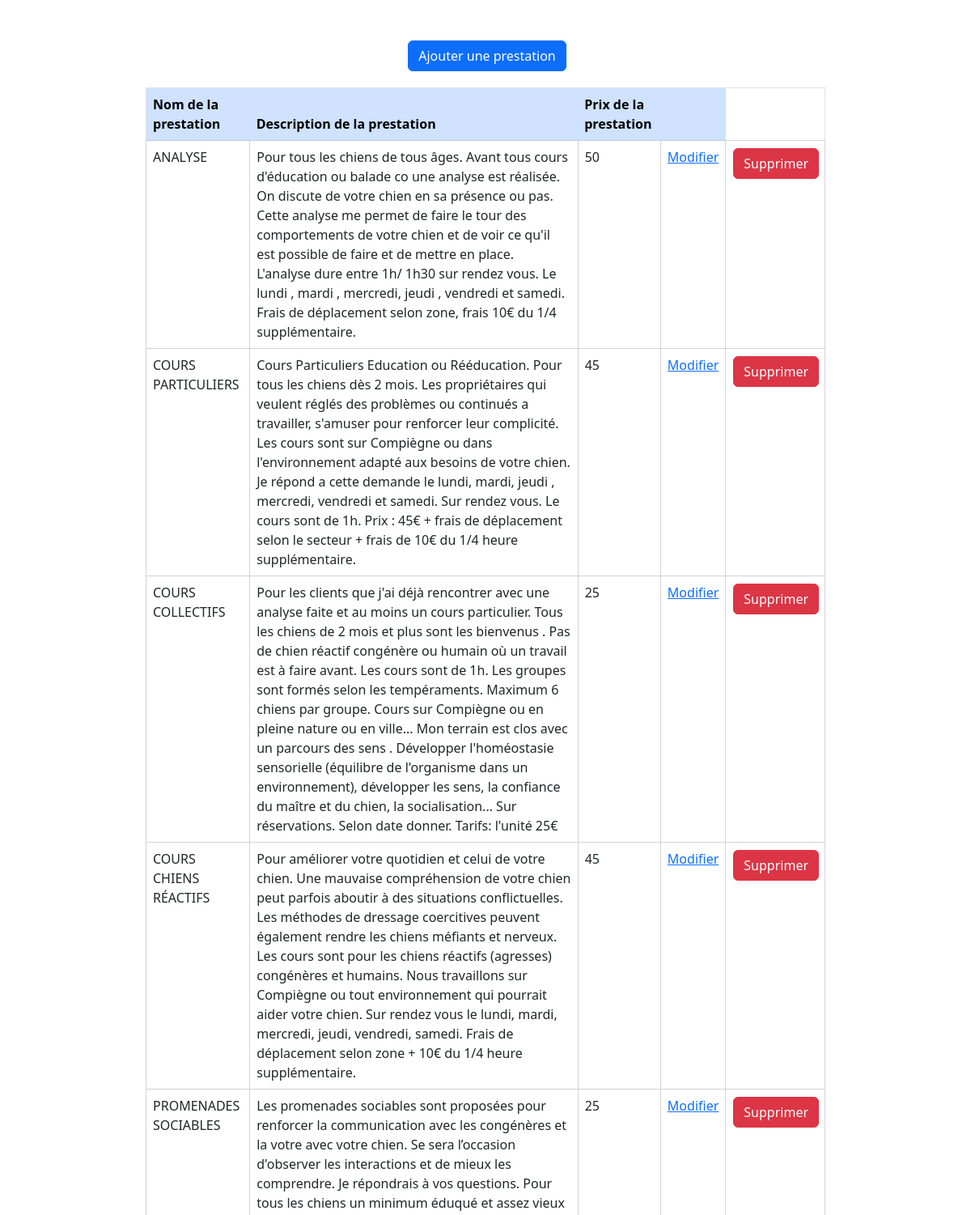
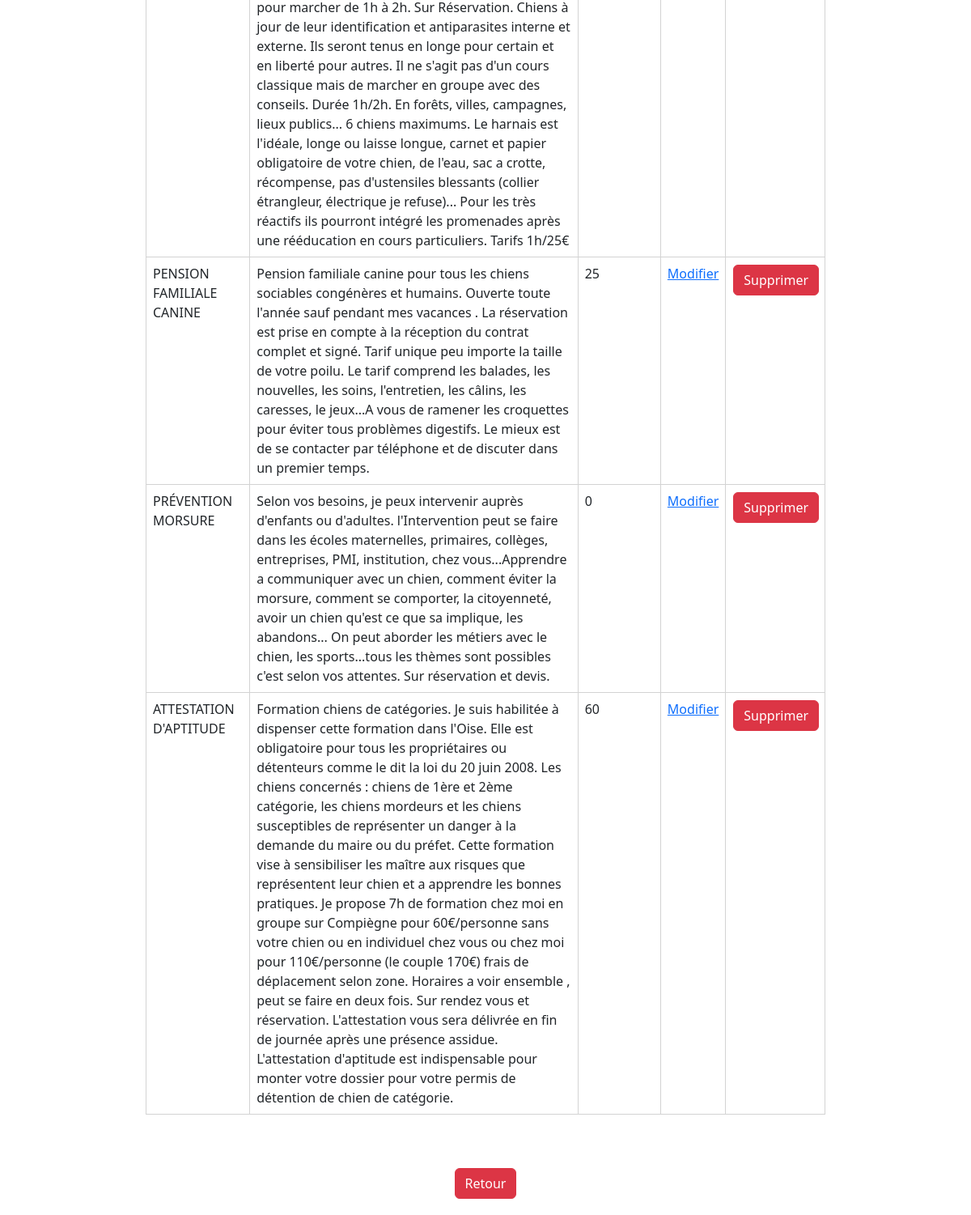
The page /backoffice/view_prestation.php on the database its author committed (2 pictures, top to bottom).
### tables this page shows
CREATE TABLE `prestation` (
  `prestation_id` int(11) NOT NULL,
  `prestation_libelle` varchar(35) NOT NULL,
  `prestation_contenu` varchar(1000) NOT NULL,
  `prestation_prix` float NOT NULL
);

### backoffice/view_prestation.php (the view, shortened to what this page needs)
<?php
require '../includes/connexion_bdd/connexion_bdd.php';
$query = $connexion->prepare("SELECT * FROM prestation ");
$query->execute();
$liste = $query->fetchAll();
?>
<!DOCTYPE html>
<html lang="en">
<head>
    <link rel="stylesheet" href="backoffice.css">
	<link href="https://cdn.jsdelivr.net/npm/bootstrap@5.3.0-alpha1/dist/css/bootstrap.min.css" rel="stylesheet">
</head>
<body>
	<a style="margin-top: 50px;margin-bottom: 20px;" class="btn btn-primary me-md-2" href="add_prestation.php">Ajouter une prestation</a>
    <table class="table" style="width: 70%">
        <thead>
            <tr class="table-primary">
                <th>Nom de la prestation</th>
                <th>Description de la prestation</th>
                <th>Prix de la prestation</th>
                <th> </th>
            </tr>
        </thead>
        <tbody>
            <?php foreach ($liste as $element) { ?>
                <tr>
                    <td><?= $element['prestation_libelle'] ?></td>
                    <td><?= $element['prestation_contenu'] ?></td>
                    <td><?= $element['prestation_prix'] ?></td>
                    <td><a href="update_prestation.php?prestation_id=<?= $element['prestation_id'] ?>">Modifier</>
                    </td>
                    <td>
                        <form action="view_prestation.php" method="POST">
                            <button type="submit" class="btn btn-danger">Supprimer</button>
                        </form>
                    </td>
                </tr>
            <?php } ?>
        </tbody>
    </table>
    <a style="margin-top: 50px;margin-bottom: 20px;" class="btn btn-danger" href= "backoffice.php">Retour</a>
</body>
</html>

### backoffice/backoffice.css (style rules this page uses)
body { margin: 0; padding: 0; display: flex; justify-content: center; align-items: center; flex-direction: column; text-align: center; }
.btn { margin: 1%; }
table { border: solid 1px black }
th { border: solid 1px black; }
tbody td { border: solid 1px lightgrey; }

### rows shown on the page
prestation: prestation_libelle "ANALYSE", prestation_contenu "Pour tous les chiens de tous âges. Avant tous cours d'éducation ou balade co une analyse est réalisée. On discute de votre chien en sa présence ou pas. Cette analyse me permet de faire le tour des comportements de votre chien et de voir ce qu'il est possible de faire et de mettre en place. L'analyse dure entre 1h/ 1h30 sur rendez vous. Le lundi , mardi , mercredi, jeudi , vendredi et samedi. Frais de déplacement selon zone, frais 10€ du 1/4 supplémentaire.", prestation_prix "50"
prestation: prestation_libelle "COURS PARTICULIERS", prestation_contenu "Cours Particuliers Education ou Rééducation. Pour tous les chiens dès 2 mois. Les propriétaires qui veulent réglés des problèmes ou continués a travailler, s'amuser pour renforcer leur complicité. Les cours sont sur Compiègne ou dans l'environnement adapté aux besoins de votre chien. Je répond a cette demande le lundi, mardi, jeudi , mercredi, vendredi et samedi. Sur rendez vous. Le cours sont de 1h. Prix : 45€ + frais de déplacement selon le secteur + frais de 10€ du 1/4 heure supplémentaire.", prestation_prix "45"
prestation: prestation_libelle "COURS COLLECTIFS", prestation_contenu "Pour les clients que j'ai déjà rencontrer avec une analyse faite et au moins un cours particulier. Tous les chiens de 2 mois et plus sont les bienvenus . Pas de chien réactif congénère ou humain où un travail est à faire avant. Les cours sont de 1h. Les groupes sont formés selon les tempéraments. Maximum 6 chiens par groupe. Cours sur Compiègne ou en pleine nature ou en ville... Mon terrain est clos avec un parcours des sens . Développer l'homéostasie sensorielle (équilibre de l'organisme dans un environnement), développer les sens, la confiance du maître et du chien, la socialisation... Sur réservations. Selon date donner. Tarifs: l'unité 25€", prestation_prix "25"
prestation: prestation_libelle "COURS CHIENS RÉACTIFS", prestation_contenu "Pour améliorer votre quotidien et celui de votre chien. Une mauvaise compréhension de votre chien peut parfois aboutir à des situations conflictuelles. Les méthodes de dressage coercitives peuvent également rendre les chiens méfiants et nerveux. Les cours sont pour les chiens réactifs (agresses) congénères et humains. Nous travaillons sur Compiègne ou tout environnement qui pourrait aider votre chien. Sur rendez vous le lundi, mardi, mercredi, jeudi, vendredi, samedi. Frais de déplacement selon zone + 10€ du 1/4 heure supplémentaire.", prestation_prix "45"
prestation: prestation_libelle "PROMENADES SOCIABLES", prestation_contenu "Les promenades sociables sont proposées pour renforcer la communication avec les congénères et la votre avec votre chien. Se sera l’occasion d'observer les interactions et de mieux les comprendre. Je répondrais à vos questions. Pour tous les chiens un minimum éduqué et assez vieux pour marcher de 1h à 2h. Sur Réservation. Chiens à jour de leur identification et antiparasites interne et externe. Ils seront tenus en longe pour certain et en liberté pour autres. Il ne s'agit pas d'un cours classique mais de marcher en groupe avec des conseils. Durée 1h/2h. En forêts, villes, campagnes, lieux publics... 6 chiens maximums. Le harnais est l'idéale, longe ou laisse longue, carnet et papier…", prestation_prix "25"
prestation: prestation_libelle "PENSION FAMILIALE CANINE", prestation_contenu "Pension familiale canine pour tous les chiens sociables congénères et humains. Ouverte toute l'année sauf pendant mes vacances . La réservation est prise en compte à la réception du contrat complet et signé. Tarif unique peu importe la taille de votre poilu. Le tarif comprend les balades, les nouvelles, les soins, l'entretien, les câlins, les caresses, le jeux...A vous de ramener les croquettes pour éviter tous problèmes digestifs. Le mieux est de se contacter par téléphone et de discuter dans un premier temps.", prestation_prix "25"
prestation: prestation_libelle "PRÉVENTION MORSURE", prestation_contenu "Selon vos besoins, je peux intervenir auprès d'enfants ou d'adultes. l'Intervention peut se faire dans les écoles maternelles, primaires, collèges, entreprises, PMI, institution, chez vous...Apprendre a communiquer avec un chien, comment éviter la morsure, comment se comporter, la citoyenneté, avoir un chien qu'est ce que sa implique, les abandons... On peut aborder les métiers avec le chien, les sports...tous les thèmes sont possibles c'est selon vos attentes. Sur réservation et devis.", prestation_prix "0"
prestation: prestation_libelle "ATTESTATION D'APTITUDE", prestation_contenu "Formation chiens de catégories. Je suis habilitée à dispenser cette formation dans l'Oise. Elle est obligatoire pour tous les propriétaires ou détenteurs comme le dit la loi du 20 juin 2008. Les chiens concernés : chiens de 1ère et 2ème catégorie, les chiens mordeurs et les chiens susceptibles de représenter un danger à la demande du maire ou du préfet. Cette formation vise à sensibiliser les maître aux risques que représentent leur chien et a apprendre les bonnes pratiques. Je propose 7h de formation chez moi en groupe sur Compiègne pour 60€/personne sans votre chien ou en individuel chez vous ou chez moi pour 110€/personne (le couple 170€) frais de déplacement selon zone. Horaires a voir…", prestation_prix "60"
